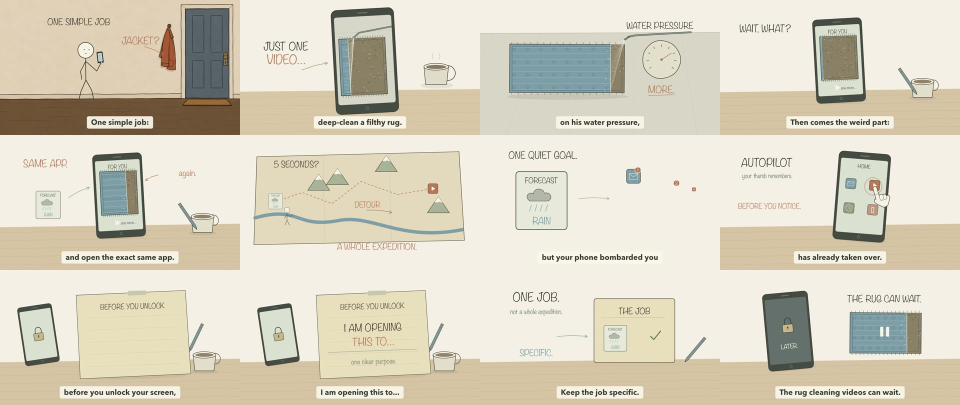
#> input picture .claude/skills/directing-stickman-videos/assets/b2/approved-style-board.jpg, 1920 x 810 px (shown at 1/2 size)
$ python palette.py ../../directing-stickman-videos/assets/b2/approved-style-board.jpg
#> lines starting #> are read from the running program, lines starting #| are printed output that depends on the picture
#!/usr/bin/env python3
"""Extract the dominant colours of a reference image (or a cropped region) so brick colours are measured, not guessed.
Usage: palette.py <image> [--k 6] [--crop x0,y0,x1,y1]   (crop as fractions 0-1, e.g. 0.1,0.2,0.5,0.9)
Prints hex + share, and a ready-to-paste JS array. Near-white/near-black background can be skipped with --skip-bg."""
import argparse, sys
from PIL import Image

ap = argparse.ArgumentParser()
ap.add_argument('image'); ap.add_argument('--k', type=int, default=6); ap.add_argument('--crop'); ap.add_argument('--skip-bg', action='store_true')
a = ap.parse_args()
im = Image.open(a.image).convert('RGB')
#> im is the input picture: PIL image 1920x810 RGB; mean R, G, B 217.4, 211.5, 193.5
if a.crop:
    x0, y0, x1, y1 = [float(v) for v in a.crop.split(',')]; w, h = im.size
    im = im.crop((int(x0 * w), int(y0 * h), int(x1 * w), int(y1 * h)))
im.thumbnail((240, 240))
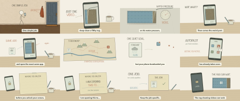
#> im: PIL image 240x101 RGB; mean R, G, B 217.4, 211.5, 193.5
q = im.quantize(colors=a.k + (2 if a.skip_bg else 0), method=Image.Quantize.MEDIANCUT)
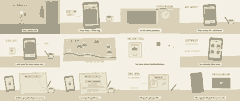
#> q: PIL image 240x101 P; mean R, G, B 223, 217.1, 198.8
pal = q.getpalette(); counts = sorted(q.getcolors(), reverse=True); tot = sum(c for c, _ in counts)
#> after `pal = q.getpalette()`: pal = [246, 242, 231, 244, 240, 229, 243, 240, 228, 232, 228, 207, 217, 208, 183, 164, 159, 139]
#> after `counts = sorted(q.getcolors(), reverse=True)`: counts = [(8534, 4), (7567, 1), (3085, 5), (2881, 3), (1418, 0), (755, 2)]
#> after `tot = sum((c for c, _ in counts))`: tot = 24240
out = []
for c, i in counts:
    r, g, b = pal[i * 3:i * 3 + 3]
    if a.skip_bg and (min(r, g, b) > 240 or max(r, g, b) < 14): continue
    out.append((c / tot, '#%02x%02x%02x' % (r, g, b)))
#> this loop made 6 passes
#> (c, i, r, g, b) on passes 1 to 6: (8534, 4, 217, 208, 183), (7567, 1, 244, 240, 229), (3085, 5, 164, 159, 139), (2881, 3, 232, 228, 207), (1418, 0, 246, 242, 231), (755, 2, 243, 240, 228)
#> after the loop, out = [(0.352, '#d9d0b7'), (0.312, '#f4f0e5'), (0.127, '#a49f8b'), (0.119, '#e8e4cf'), (0.0585, '#f6f2e7'), (0.0311, '#f3f0e4')]
for share, hx in out[:a.k]: print(f'{hx}  {share * 100:4.1f}%')
#> this loop made 6 passes
#| #d9d0b7  35.2%
#| #f4f0e5  31.2%
#| #a49f8b  12.7%
#| #e8e4cf  11.9%
#| #f6f2e7   5.8%
#| #f3f0e4   3.1%
print('// JS: [' + ', '.join('0x' + hx[1:] for _, hx in out[:a.k]) + ']')
#> (printed output is left out)
